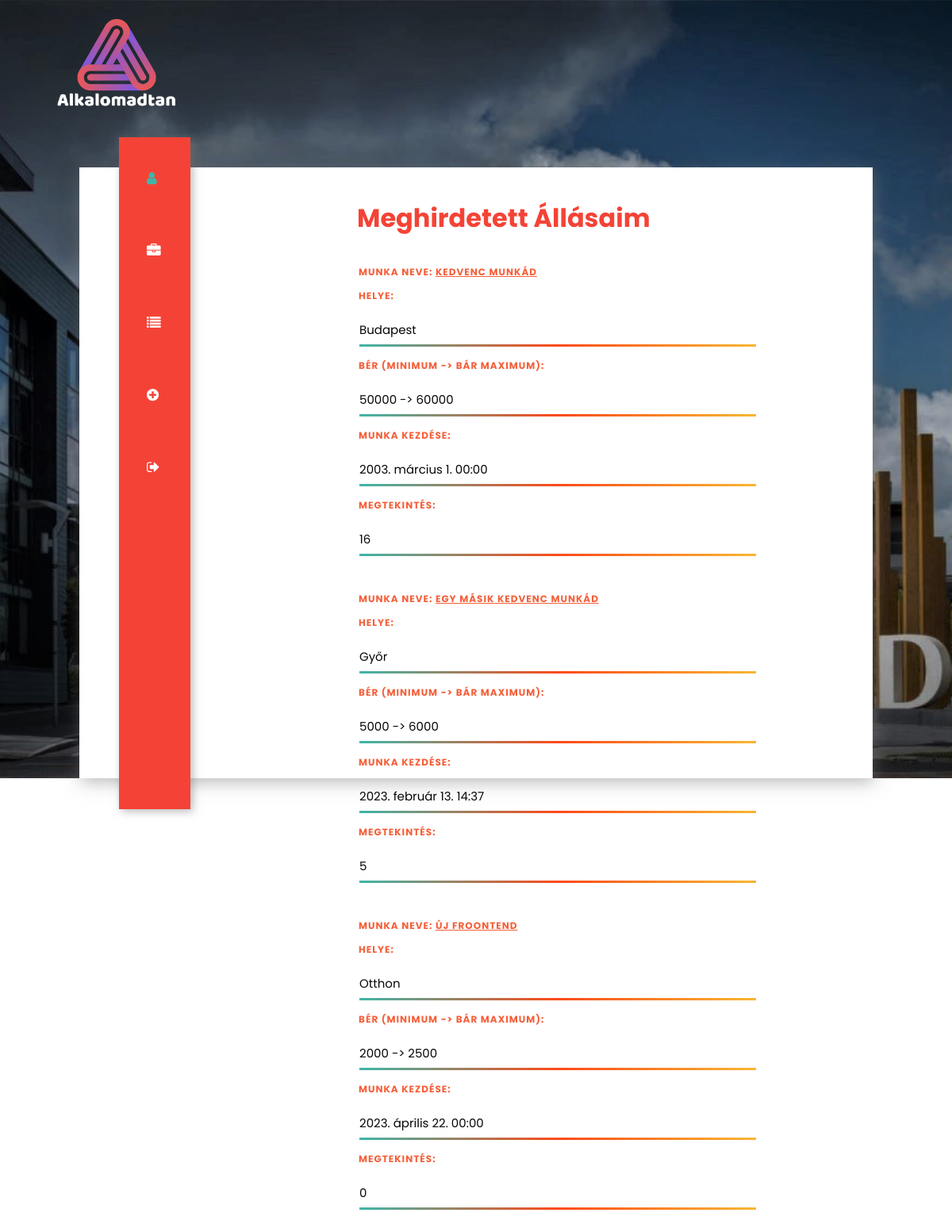
Page /profil/meglevoMunka/ (signed in) on the earlier database version.
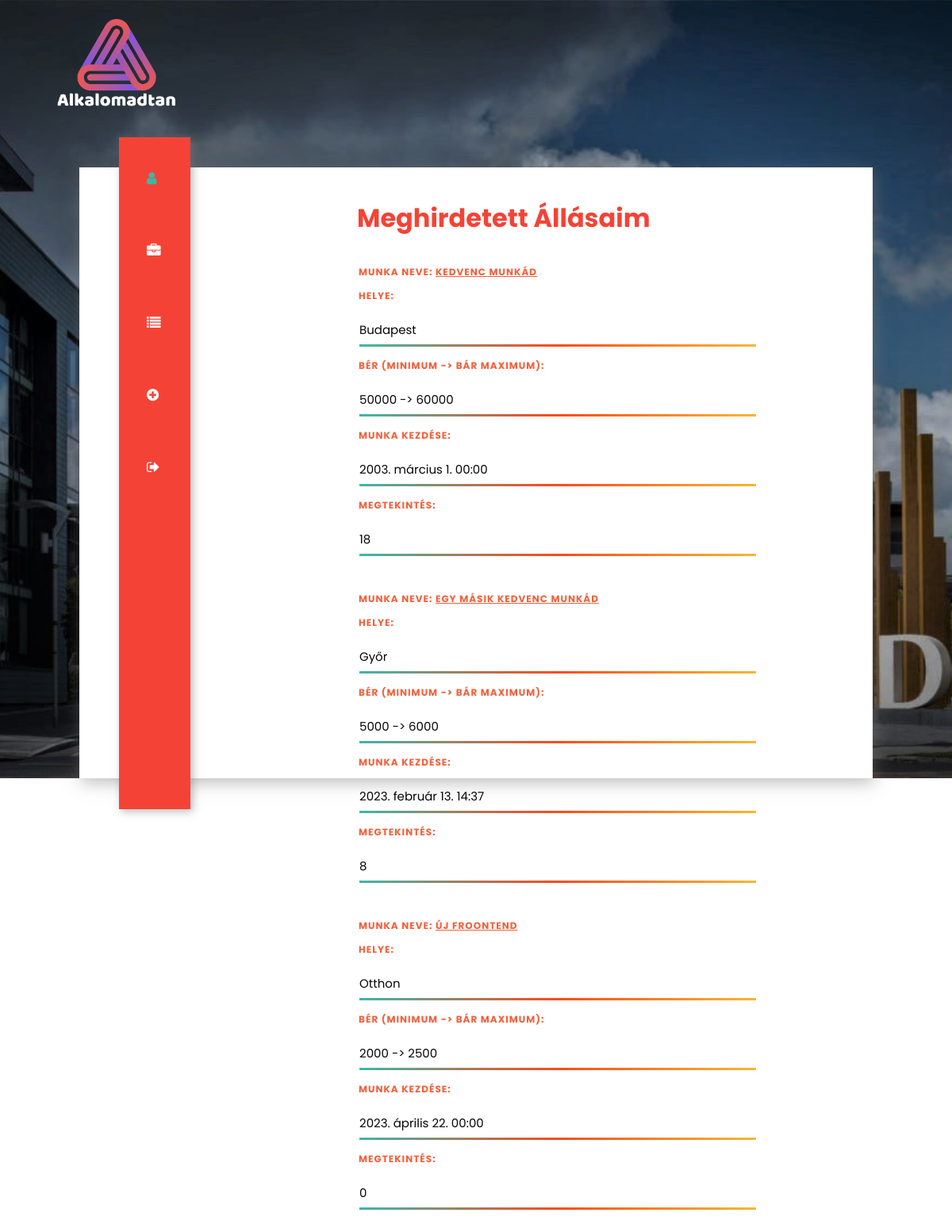
Same page on the later database version.
### app/models.py (models this page shows, shortened)
class Munka(models.Model):
    class Meta:
        ordering = ["-katt"]
    nev = models.CharField(max_length=255, null=False)
    leiras = models.TextField(default="", null=False)
    helye = models.CharField(default="", max_length=255)
    katt = models.IntegerField(default=0)
    publikalo = models.ForeignKey(settings.AUTH_USER_MODEL, on_delete=models.CASCADE)
    berMin = models.IntegerField(null=False)
    berMax = models.IntegerField(null=True)
    munkaKezd = models.DateTimeField()

### app/views.py (the view)
# urls.py: path("profil/meglevoMunka/", views.Profil_MeglevoMunka, name="ProfilMeglevoMunka"),
def Profil_MeglevoMunka(request):
    userId = request.user.id
    userUsername = request.user.username
    felhasznalo = request.user
    print(f"Profil_UjMunka(request) - {userUsername} ({userId})")
    munkak = None
    try:
        munkak = list(Munka.objects.filter(publikalo = request.user.id).values())
    except:
        print(traceback.format_exc())
        munkak = None
    template = loader.get_template("app/profile/profilePageAd.html")
    context = {
        "cim": "Profilod",
        "felhasznalo":felhasznalo,
        "munka": munkak
        }
    return HttpResponse(template.render(context,request))

### app/templates/app/profile/profilePageAd.html (shortened to what this page needs)
{% extends 'app/layout/commonhead3.html' %}
{% block content %}
{% load static %}
{% if felhasznalo.is_authenticated %}
{% if munka is not None %}
<div class="rightbox">
    <div class="profile">
        <h1>Meghirdetett Állásaim</h1>
        {% for i in munka %}
        <div class="">
            <h3>Munka neve: <u>{{i.nev}}</u></h3>
            <h3>Helye: </h3>
            <p>{{i.helye}}</p>
            <h3>Bér (minimum -> bár maximum):</h3>
            <p>{{i.berMin}} -> {{i.berMax}}</p>
            <h3>Munka kezdése: </h3>
            <p>{{i.munkaKezd}}</p>
            <h3>Megtekintés: </h3>
            <p>{{i.katt}}</p>
            <br>
        </div>
        {% endfor %}
    </div>
</div>
</div>
</section>
{% endif %}
{% endif %}
{% endblock %}

### app/templates/app/layout/commonhead3.html (shortened to what this page needs)
<!DOCTYPE html>
<html lang="hu">
<head>
    {% load static %}
    <link rel="stylesheet" href="{% static 'style3.css' %}">
    <link rel="stylesheet" href="https://cdn.jsdelivr.net/npm/@fortawesome/fontawesome-free@6.2.1/css/fontawesome.min.css">
    <link rel="stylesheet" href="path/to/font-awesome/css/font-awesome.min.css">
    <link rel="stylesheet" href="https://cdnjs.cloudflare.com/ajax/libs/font-awesome/4.7.0/css/font-awesome.min.css">
</head>
<section class="header">
    <nav class="logo">
        <a href="{% url 'Kezdolap' %}"><img src="{% static 'images/logo.png' %}" alt=""></a>
    </nav>
    <div class="container">
        <div class="leftbox links">
            <nav>
                <a href="{% url 'Profil' %}">
                    <i class="fa fa-user active"></i>
                </a>
                <a href="{% url 'ProfilJelentkezesek' %}">
                    <i class="fa fa-briefcase"></i>
                </a>
                <a href="{% url 'ProfilMeglevoMunka' %}">
                    <i class="fa fa-list"></i>
                </a>
                <a href="{% url 'ProfilUjMunka' %}">
                    <i class="fa fa-plus-circle"></i>
                </a>
                <a href="{% url 'KijelentkezKerelem' %}">
                    <i class="fa fa-sign-out"></i>
                </a>
            </nav>
        </div>
{% block content %}
{% endblock %}
{% load static %}
<body>
</body>
</html>

### app/static/style3.css (style rules this page uses)
body { box-sizing: border-box; padding: 0; margin: 0; }
.header { min-height: 100vh; width: 100%; background-image: url(images/banner.jpg); background-position: center; background-size: cover; position: relative; }
.container { background-color: #fff; width: 1000px; height: 770px; margin: 0 auto; position: relative; border-top: 10px; box-shadow: 2px 5px 20px rgba(119, 119, 119, 0.5); }
.leftbox { float: right; top:-5%; left: 5%; position:absolute; width: 9%; height: 110%; background: #f44336; box-shadow: 3px 3px 10px rgba(119, 119, 119, 0.5); }
.links a { list-style: none; padding: 35px; color: #fff; font-size: 1.1em; display: block; transition: all 0.3s ease-in-out; }
.links a:first-child { margin-top: 7px; }
.active { color: #3fb6a8; }
.rightbox { float: right; width: 65%; height: 100%; }
.profile { position: absolute; width: 70%; }
h1 { font-family: 'Poppins', sans-serif; color: #f44336; font-size: 2em; margin-top: 40px; margin-bottom: 35px; }
.header p { border-width: 3px; border-style: solid; border-image: linear-gradient(to right, #3fb6a8,rgb(252, 74, 26), rgb(247, 183, 51)) 1 0%; border-top: 0; width: 500px; font-family: 'Poppins', sans-serif; font-size: 15px; padding: 7px 0; color: #070707; }
.logo img { width: 150px; }
.logo { display: flex; padding: 2% 6%; justify-content: space-between; align-items: center; }
h3 { color: #f55f39; font-family: 'Poppins', sans-serif; width: 80%; text-transform: uppercase; font-size: 12px; letter-spacing: 1px; margin-left: 2px; }
@media (max-width:1200px) { .container { margin-top: 3%; } }

Differences in the rows shown:
changed Munka "Budapest": katt "16" → "18"
changed Munka "Győr": katt "5" → "8"
